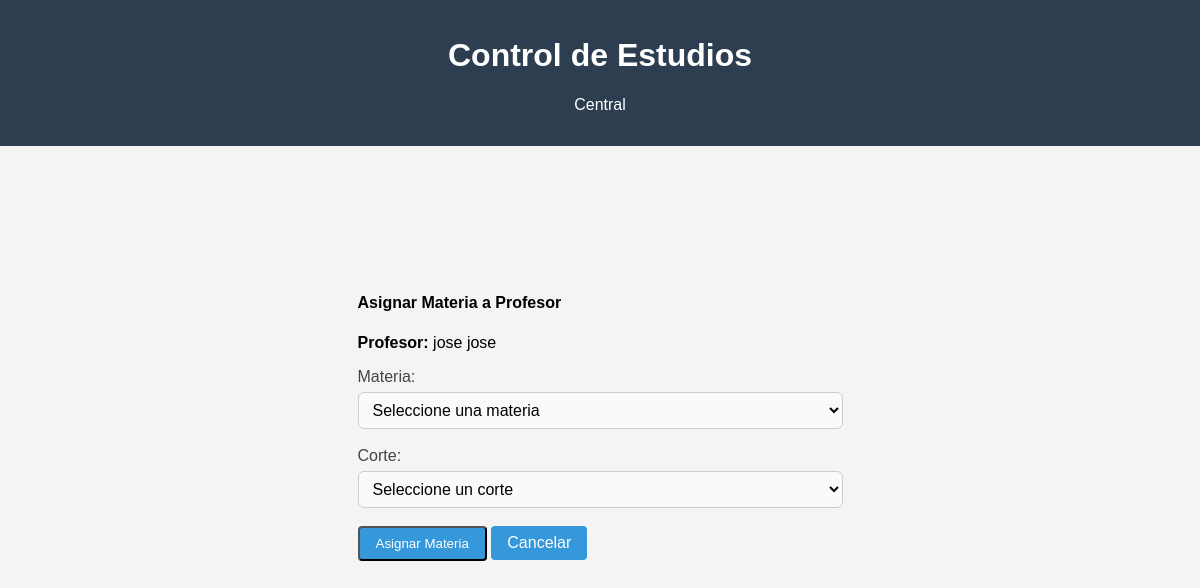
Page /profesores/profesores/27275746/materias/asignar on the earlier database version.
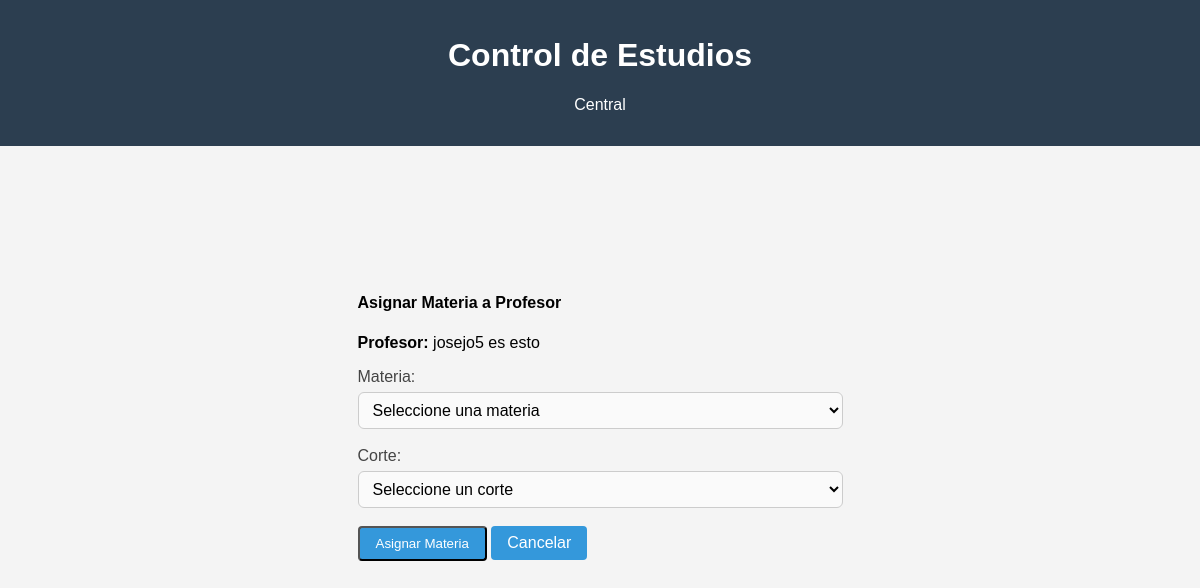
Same page on the later database version.
### modulos/central/models.py (models this page shows, shortened)
class Persona(db.Model):
    __tablename__ = 'personas'
    cedula = db.Column(db.String(20), primary_key=True, unique=True)
    nombre = db.Column(db.String(100), nullable=False)
    apellido = db.Column(db.String(100), nullable=False)
    numero_telefono = db.Column(db.Integer)
    correo_electronico = db.Column(db.String(100), unique=True, nullable=False)
    usuario = db.Column(db.String(50), unique=True, nullable=False)
    contrasenia = db.Column(db.String(100), nullable=False)
    rol = db.Column(db.String(20), nullable=False)
    __mapper_args__ = {
        'polymorphic_identity': 'persona',
        'polymorphic_on': rol
    }

### modulos/profesores/routes.py (the view, shortened to what this page needs)
@bp.route('/profesores/<cedula>/materias/asignar', methods=['GET', 'POST'])
def asignar_materia(cedula):
    profesor = Profesor.query.get_or_404(cedula)
    asignaciones = AsignacionMateria.query.filter_by(profesor_id=cedula).all()
    materias_asignadas = {a.materia_codigo for a in asignaciones}
    materias = Materia.query.filter(~Materia.codigo.in_(materias_asignadas)).all()
    cortes = Corte.query.all()
    return render_template('profesores/asignar_materia.html',
                         profesor=profesor,
                         materias=materias,
                         cortes=cortes)

### modulos/profesores/templates/profesores/asignar_materia.html (shortened to what this page needs)
{% extends "central/base.html" %}
{% block content %}
<div class="centralizar-pagina">
    <div class="container mt-4">
        <div class="row">
            <div class="col-md-8 offset-md-2">
                <div class="card">
                    <div class="card-header">
                        <h4>Asignar Materia a Profesor</h4>
                        <p class="mb-0"><strong>Profesor:</strong> {{ profesor.nombre }} {{ profesor.apellido }}</p>
                    </div>
                    <div class="card-body">
                        <form method="POST">
                            <div class="form-group">
                                <label for="materia_codigo">Materia:</label>
                                <select class="form-control" id="materia_codigo" name="materia_codigo" required>
                                    <option value="">Seleccione una materia</option>
                                </select>
                            </div>
                            <div class="form-group">
                                <label for="corte_id">Corte:</label>
                                <select class="form-control" id="corte_id" name="corte_id" required>
                                    <option value="">Seleccione un corte</option>
                                </select>
                            </div>
                            <div class="form-group">
                                <button type="submit" class="btn btn-primary">Asignar Materia</button>
                                <a href="{{ url_for('profesores.materias_profesor', cedula=profesor.cedula) }}" class="btn btn-secondary">Cancelar</a>
                            </div>
                        </form>
                    </div>
                </div>
            </div>
        </div>
    </div>
</div>
{% endblock %}

Differences in the rows shown:
changed Persona: nombre "jose" → "josejo5"; apellido "jose" → "es esto"
